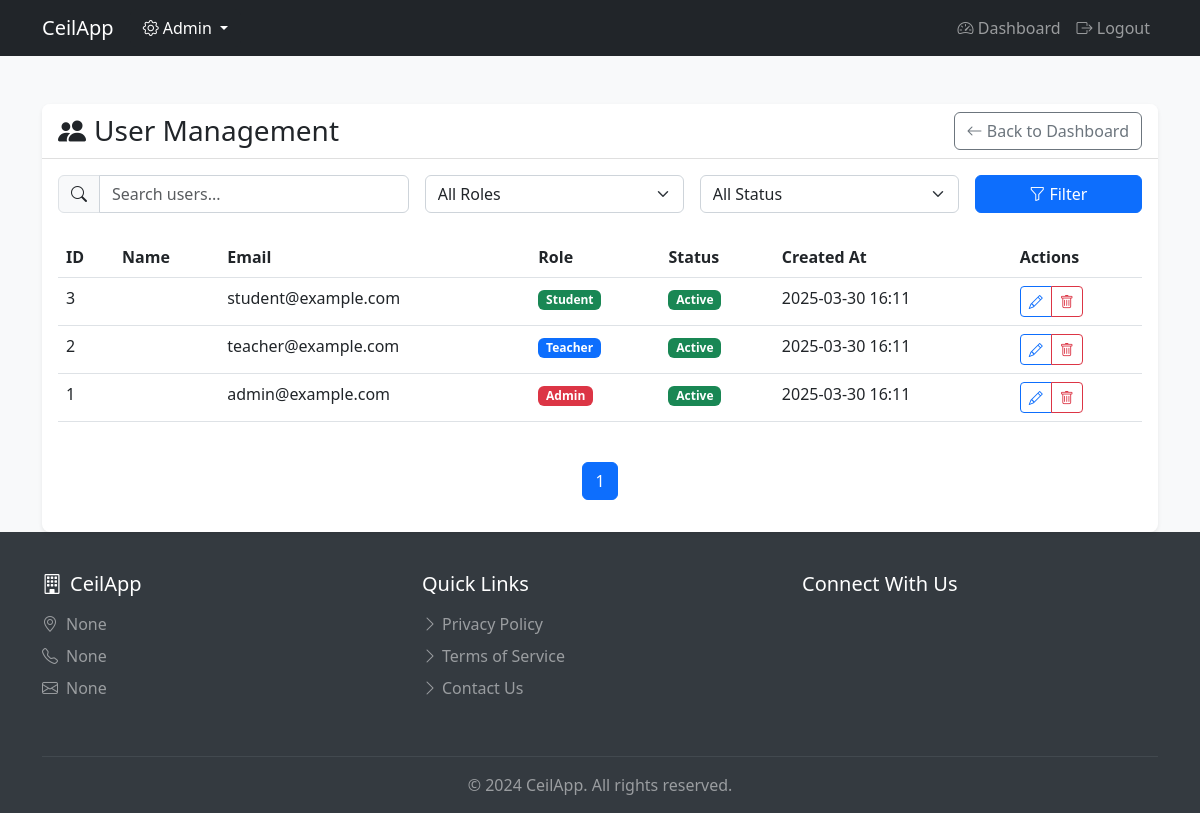
Page /users (signed in) on the earlier database version.
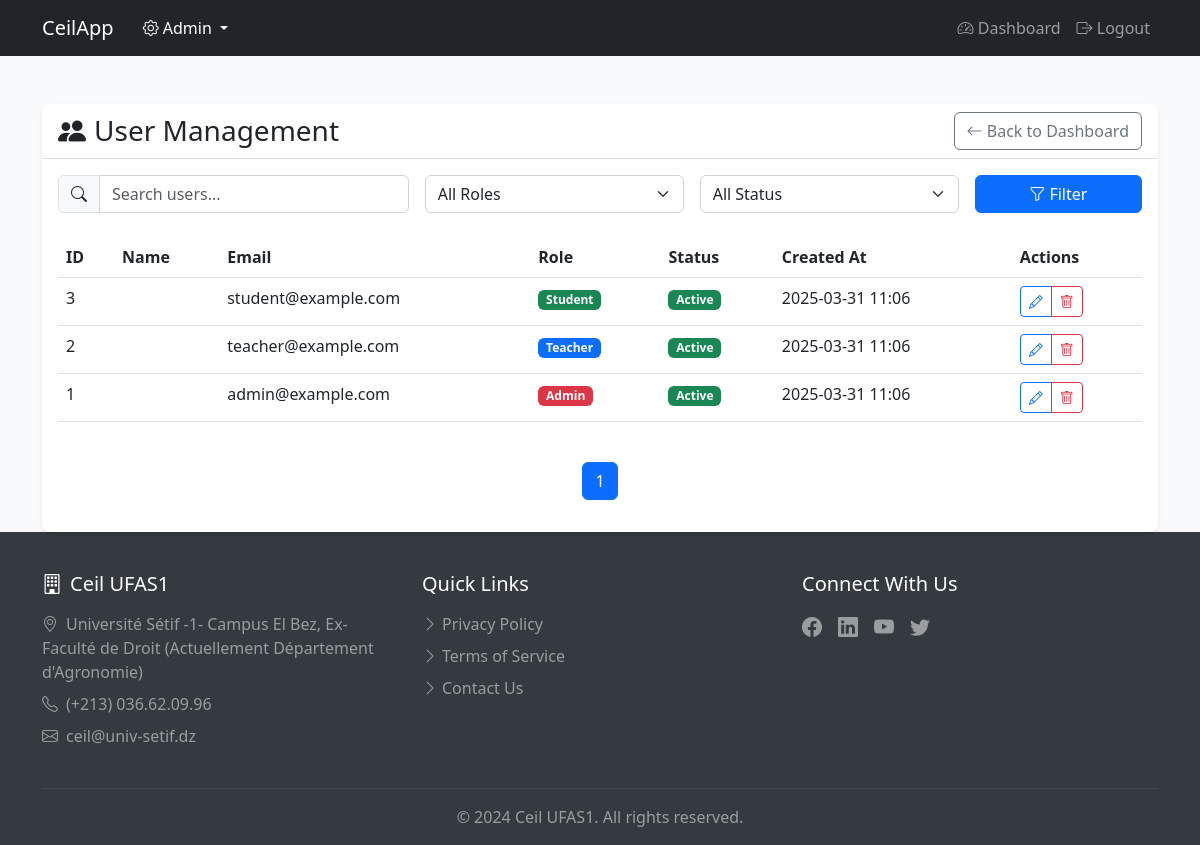
Same page on the later database version.
### models.py (models this page shows, shortened)
class User(UserMixin, db.Model):
    id = db.Column(db.Integer, primary_key=True)
    username = db.Column(db.String(80), unique=True, nullable=False)
    email = db.Column(db.String(120), unique=True, nullable=False)
    password_hash = db.Column(db.String(128))
    role_id = db.Column(db.Integer, db.ForeignKey('role.id'), nullable=False)
    is_active = db.Column(db.Boolean, default=True)
    created_at = db.Column(db.DateTime, default=datetime.utcnow)
    updated_at = db.Column(db.DateTime, default=datetime.utcnow, onupdate=datetime.utcnow)
    def is_admin(self):
        return self.role.name == 'Admin'

class Role(db.Model):
    id = db.Column(db.Integer, primary_key=True)
    name = db.Column(db.String(50), unique=True, nullable=False)
    color = db.Column(db.String(20), default='primary')  # Bootstrap color class
    users = db.relationship('User', backref='role', lazy=True)

class ApplicationSettings(db.Model):
    id = db.Column(db.Integer, primary_key=True)
    organization_name = db.Column(db.String(100), nullable=False)
    organization_name_ar = db.Column(db.String(100), nullable=False)
    logo_path = db.Column(db.String(255))
    address = db.Column(db.Text)
    address_ar = db.Column(db.Text)
    telephone = db.Column(db.String(20))
    email = db.Column(db.String(120))
    website = db.Column(db.String(255))
    facebook = db.Column(db.String(255))
    linkedin = db.Column(db.String(255))
    youtube = db.Column(db.String(255))
    twitter = db.Column(db.String(255))
    current_session_id = db.Column(db.Integer, db.ForeignKey('session.id'))
    registration_open = db.Column(db.Boolean, default=False)
    created_at = db.Column(db.DateTime, default=datetime.utcnow)
    updated_at = db.Column(db.DateTime, default=datetime.utcnow, onupdate=datetime.utcnow)
    current_session = db.relationship('Session', foreign_keys=[current_session_id])

### ceilapp.py (the view, shortened to what this page needs)
@app.route('/users')
@login_required
def users():
    if not current_user.role.name == 'Admin':
        flash('Access denied. Admin privileges required.', 'danger')
        return redirect(url_for('dashboard'))
    search = request.args.get('search', '')
    role_id = request.args.get('role', type=int)
    status = request.args.get('status')
    page = request.args.get('page', 1, type=int)
    per_page = 10
    query = User.query
    if role_id:
        query = query.filter(User.role_id == role_id)
    if status == 'active':
        query = query.filter(User.is_active == True)
    elif status == 'inactive':
        query = query.filter(User.is_active == False)
    pagination = query.order_by(User.created_at.desc()).paginate(
        page=page, per_page=per_page, error_out=False
    )
    users = pagination.items
    roles = Role.query.all()
    return render_template('users.html', users=users, roles=roles, pagination=pagination)

### ceilapp.py (called while the page is built)
@login_manager.user_loader
def load_user(user_id):
    return User.query.get(int(user_id))

@app.context_processor
def inject_settings():
    settings = ApplicationSettings.query.first()
    return dict(settings=settings)

### templates/users.html (shortened to what this page needs)
{% extends "base.html" %}
{% block content %}
<div class="container mt-5">
    <div class="row">
        <div class="col-md-12">
            <div class="card">
                <div class="card-header d-flex justify-content-between align-items-center">
                    <h3 class="mb-0">
                        <i class="bi bi-people-fill me-2"></i>User Management
                    </h3>
                    <a href="{{ url_for('dashboard') }}" class="btn btn-outline-secondary">
                        <i class="bi bi-arrow-left"></i> Back to Dashboard
                    </a>
                </div>
                <div class="card-body">
                    <form method="GET" class="mb-4">
                        <div class="row g-3">
                            <div class="col-md-4">
                                <div class="input-group">
                                    <span class="input-group-text">
                                        <i class="bi bi-search"></i>
                                    </span>
                                    <input type="text" class="form-control" name="search"
                                           placeholder="Search users..." value="{{ request.args.get('search', '') }}">
                                </div>
                            </div>
                            <div class="col-md-3">
                                <select class="form-select" name="role">
                                    <option value="">All Roles</option>
                                </select>
                            </div>
                            <div class="col-md-3">
                                <select class="form-select" name="status">
                                    <option value="">All Status</option>
                                </select>
                            </div>
                            <div class="col-md-2">
                                <button type="submit" class="btn btn-primary w-100">
                                    <i class="bi bi-funnel"></i> Filter
                                </button>
                            </div>
                        </div>
                    </form>
                    <div class="table-responsive">
                        <table class="table table-hover">
                            <thead>
                                <tr>
                                    <th>ID</th>
                                    <th>Name</th>
                                    <th>Email</th>
                                    <th>Role</th>
                                    <th>Status</th>
                                    <th>Created At</th>
                                    <th>Actions</th>
                                </tr>
                            </thead>
                            <tbody>
                                {% for user in users %}
                                <tr>
                                    <td>{{ user.id }}</td>
                                    <td>{{ user.name }}</td>
                                    <td>{{ user.email }}</td>
                                    <td>
                                        <span class="badge bg-{{ user.role.color }}">
                                            {{ user.role.name }}
                                        </span>
                                    </td>
                                    <td>
                                        {% if user.is_active %}
                                        <span class="badge bg-success">Active</span>
                                        {% else %}
                                        <span class="badge bg-danger">Inactive</span>
                                        {% endif %}
                                    </td>
                                    <td>{{ user.created_at.strftime('%Y-%m-%d %H:%M') }}</td>
                                    <td>
                                        <div class="btn-group">
                                            <button type="button" class="btn btn-sm btn-outline-primary"
                                                    data-bs-toggle="modal" data-bs-target="#editUserModal{{ user.id }}">
                                                <i class="bi bi-pencil"></i>
                                            </button>
                                            <button type="button" class="btn btn-sm btn-outline-danger"
                                                    data-bs-toggle="modal" data-bs-target="#deleteUserModal{{ user.id }}">
                                                <i class="bi bi-trash"></i>
                                            </button>
                                        </div>
                                    </td>
                                </tr>
                                {% endfor %}
                            </tbody>
                        </table>
                    </div>
                    {% if pagination %}
                    <nav aria-label="Page navigation" class="mt-4">
                        <ul class="pagination justify-content-center">
                            {% for page in pagination.iter_pages() %}
                                {% if page %}
                                    <li class="page-item {% if page == pagination.page %}active{% endif %}">
                                        <a class="page-link" href="{{ url_for('users', page=page, **request.args) }}">
                                            {{ page }}
                                        </a>
                                    </li>
                                {% else %}
                                    <li class="page-item disabled">
                                        <span class="page-link">...</span>
                                    </li>
                                {% endif %}
                            {% endfor %}
                        </ul>
                    </nav>
                    {% endif %}
                </div>
            </div>
        </div>
    </div>
</div>
{% endblock %}

### templates/base.html (shortened to what this page needs)
<!DOCTYPE html>
<html lang="en">
<head>
    <link href="https://cdn.jsdelivr.net/npm/bootstrap@5.3.0/dist/css/bootstrap.min.css" rel="stylesheet">
    <link rel="stylesheet" href="https://cdn.jsdelivr.net/npm/bootstrap-icons@1.11.3/font/bootstrap-icons.min.css">
</head>
<body>
    <nav class="navbar navbar-expand-lg navbar-dark bg-dark">
        <div class="container">
            <a class="navbar-brand" href="/">CeilApp</a>
            {% if current_user.is_authenticated and current_user.is_admin() %}
            <div class="dropdown">
                <button class="btn btn-dark dropdown-toggle" type="button" id="adminDropdown" data-bs-toggle="dropdown" aria-expanded="false">
                    <i class="bi bi-gear"></i> Admin
                </button>
            </div>
            {% endif %}
            <div class="collapse navbar-collapse" id="navbarNav">
                <ul class="navbar-nav ms-auto">
                    {% if current_user.is_authenticated %}
                        <li class="nav-item">
                            <a class="nav-link" href="{{ url_for('dashboard') }}">
                                <i class="bi bi-speedometer2"></i> Dashboard
                            </a>
                        </li>
                        <li class="nav-item">
                            <a class="nav-link" href="{{ url_for('logout') }}">
                                <i class="bi bi-box-arrow-right"></i> Logout
                            </a>
                        </li>
                    {% else %}
                        <li class="nav-item">
                            <a class="nav-link" href="{{ url_for('login') }}">
                                <i class="bi bi-box-arrow-in-right"></i> Login
                            </a>
                        </li>
                    {% endif %}
                </ul>
            </div>
        </div>
    </nav>
    <div class="content">
        {% block content %}{% endblock %}
    </div>
    <footer>
        <div class="container">
            <div class="row py-4">
                <div class="col-md-4 mb-3 mb-md-0">
                    <h5 class="text-white mb-3">
                        <i class="bi bi-building me-2"></i>{{ settings.organization_name }}
                    </h5>
                    <p class="text-white-50 mb-2">
                        <i class="bi bi-geo-alt me-2"></i>{{ settings.address }}
                    </p>
                    <p class="text-white-50 mb-2">
                        <i class="bi bi-telephone me-2"></i>{{ settings.telephone }}
                    </p>
                    <p class="text-white-50 mb-0">
                        <i class="bi bi-envelope me-2"></i>{{ settings.email }}
                    </p>
                </div>
                <div class="col-md-4 mb-3 mb-md-0">
                    <h5 class="text-white mb-3">Quick Links</h5>
                    <ul class="list-unstyled">
                        <li class="mb-2">
                            <a href="#" class="text-white-50 text-decoration-none">
                                <i class="bi bi-chevron-right me-1"></i>Privacy Policy
                            </a>
                        </li>
                        <li class="mb-2">
                            <a href="#" class="text-white-50 text-decoration-none">
                                <i class="bi bi-chevron-right me-1"></i>Terms of Service
                            </a>
                        </li>
                        <li class="mb-2">
                            <a href="#" class="text-white-50 text-decoration-none">
                                <i class="bi bi-chevron-right me-1"></i>Contact Us
                            </a>
                        </li>
                    </ul>
                </div>
                <div class="col-md-4">
                    <h5 class="text-white mb-3">Connect With Us</h5>
                    <div class="d-flex gap-3">
                        {% if settings.facebook %}
                        <a href="{{ settings.facebook }}" class="text-white-50 fs-5" target="_blank">
                            <i class="bi bi-facebook"></i>
                        </a>
                        {% endif %}
                        {% if settings.linkedin %}
                        <a href="{{ settings.linkedin }}" class="text-white-50 fs-5" target="_blank">
                            <i class="bi bi-linkedin"></i>
                        </a>
                        {% endif %}
                        {% if settings.youtube %}
                        <a href="{{ settings.youtube }}" class="text-white-50 fs-5" target="_blank">
                            <i class="bi bi-youtube"></i>
                        </a>
                        {% endif %}
                        {% if settings.twitter %}
                        <a href="{{ settings.twitter }}" class="text-white-50 fs-5" target="_blank">
                            <i class="bi bi-twitter"></i>
                        </a>
                        {% endif %}
                    </div>
                </div>
            </div>
            <hr class="border-secondary">
            <div class="text-center text-white-50">
                <p class="mb-0">&copy; 2024 {{ settings.organization_name }}. All rights reserved.</p>
            </div>
        </div>
    </footer>
</body>
</html>

### templates/base.html (style rules this page uses)
body { min-height: 100vh; display: flex; flex-direction: column; background-color: #f8f9fa; }
.content { flex: 1; }
footer { background-color: #343a40; color: white; padding: 1rem 0; margin-top: auto; }
.card { box-shadow: 0 0.125rem 0.25rem rgba(0, 0, 0, 0.075); border: none; border-radius: 0.5rem; }
.card-header { background-color: #fff; border-bottom: 1px solid rgba(0, 0, 0, 0.125); border-radius: 0.5rem 0.5rem 0 0 !important; }
.form-control, .form-select { border-radius: 0.375rem; border: 1px solid #ced4da; }
.btn-primary { background-color: #0d6efd; border-color: #0d6efd; border-radius: 0.375rem; }

Differences in the rows shown:
changed User "student@example.com": created_at "2025-03-30 16:11" → "2025-03-31 11:06"
changed User "teacher@example.com": created_at "2025-03-30 16:11" → "2025-03-31 11:06"
changed User "admin@example.com": created_at "2025-03-30 16:11" → "2025-03-31 11:06"
changed ApplicationSettings: organization_name "CeilApp" → "Ceil UFAS1"; address "None" → "Université Sétif -1- Campus El Bez, Ex-Faculté de Droit (Actuellement Département d'Agronomie)"; telephone "None" → "(+213) 036.62.09.96"; email "None" → "ceil@univ-setif.dz"
